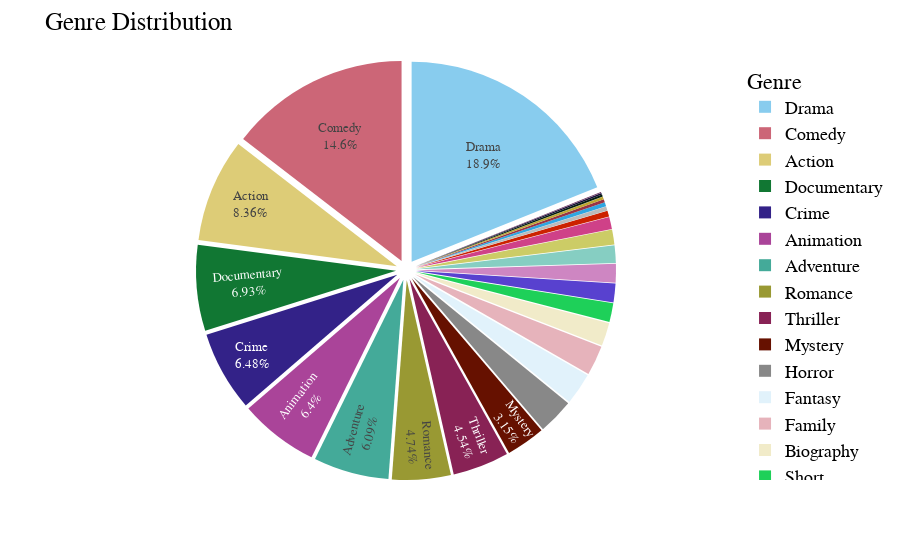

Notebook cell for this chart:
### Code cell
fig = px.pie(data_frame = genre_df,
             values = 'Count',
             names = genre_df.index,
             color_discrete_sequence = px.colors.qualitative.Safe)

fig.update_traces(textposition = 'inside',
                  textinfo = 'label+percent',
                  pull = [0.05] * len(genre_df.index.to_list()))

fig.update_layout(title = {'text':'Genre Distribution'},
                  legend_title = 'Genre',
                  uniformtext_minsize=13,
                  uniformtext_mode='hide',
                  font = dict(
                      family = "Courier New, monospace",
                      size = 18,
                      color = 'black'
                  ))


fig.show()

### Figure 1 — Plotly figure (JSON) as saved in the notebook; plotly's stock layout.template omitted (floating-point values rounded to 4 significant figures)
{"data": [{"domain": {"x": [0, 1], "y": [0, 1]}, "hovertemplate": "index=%{label}<br>Count=%{value}<extra></extra>", "labels": ["Action", "Horror", "Thriller", "Animation", "Adventure", "Drama", "Comedy", "Crime", "Romance", "Mystery", "Fantasy", "History", "Sci-Fi", "Biography", "Family", "Documentary", "Music", "Sport", "Short", "Game-Show", "Reality-TV", "Musical", "War", "Western", "Film-Noir", "nan", "Talk-Show", "News"], "legendgroup": "", "name": "", "pull": [0.05, 0.05, 0.05, 0.05, 0.05, 0.05, 0.05, 0.05, 0.05, 0.05, 0.05, 0.05, 0.05, 0.05, 0.05, 0.05, 0.05, 0.05, 0.05, 0.05, 0.05, 0.05, 0.05, 0.05, 0.05, 0.05, 0.05, 0.05], "showlegend": true, "textinfo": "label+percent", "textposition": "inside", "type": "pie", "values": [1210, 417, 658, 926, 882, 2742, 2107, 938, 686, 456, 373, 217, 218, 272, 347, 1004, 173, 140, 221, 35, 205, 47, 48, 24, 11, 71, 31, 20]}], "layout": {"font": {"color": "black", "family": "Courier New, monospace", "size": 18}, "legend": {"title": {"text": "Genre"}, "tracegroupgap": 0}, "margin": {"t": 60}, "piecolorway": ["rgb(136, 204, 238)", "rgb(204, 102, 119)", "rgb(221, 204, 119)", "rgb(17, 119, 51)", "rgb(51, 34, 136)", "rgb(170, 68, 153)", "rgb(68, 170, 153)", "rgb(153, 153, 51)", "rgb(136, 34, 85)", "rgb(102, 17, 0)", "rgb(136, 136, 136)"], "title": {"text": "Genre Distribution"}, "uniformtext": {"minsize": 13, "mode": "hide"}}}
